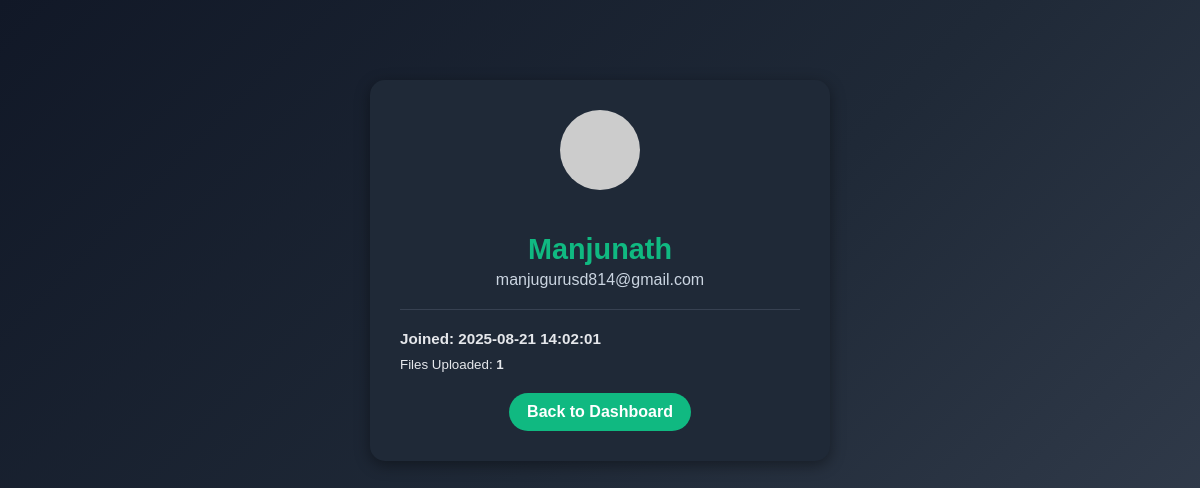
Screenshot of /profile (signed in) with the database file from the repository.
### tables this page shows
CREATE TABLE users (
            id INTEGER PRIMARY KEY AUTOINCREMENT,
            name TEXT,
            username TEXT NOT NULL UNIQUE,
            email TEXT NOT NULL,
            password TEXT NOT NULL,
            created_at TIMESTAMP DEFAULT CURRENT_TIMESTAMP
        );

### app.py (the view)
@app.route("/profile")
def profile():
    if "user_id" not in session:
        return redirect(url_for("auth.login"))
    user, notes_count = get_user_profile(session["user_id"])
    if not user:
        return "User not found"
    return render_template("profile.html", user=user, notes_count=notes_count)

### app.py (called while the page is built)
@app.before_request
def require_login():
    routes_to_avoid = ['dashboard','auth.login','auth.register']
    if request.endpoint not in routes_to_avoid and 'user_id' not in session:
        return redirect(url_for('auth.login'))

### db.py (called while the page is built)
def get_user_profile(user_id):
    conn = sqlite3.connect("notesapp.db")
    c = conn.cursor()
    c.execute("SELECT id, name,username, email, created_at FROM users WHERE id = ?", (user_id,))
    user = c.fetchone()
    username = user[2]
    c.execute("SELECT COUNT(*) from files_metadata where uploaded_by = ?", (username,))
    notes_count = c.fetchone()[0]
    conn.close()
    return user, notes_count

### templates/profile.html (shortened to what this page needs)
<!DOCTYPE html>
<html lang="en">
<head>
</head>
<body>
  <div class="profile-card">
    <img src="https://ui-avatars.com/api/?name={{ user[1] }}&background=0D8ABC&color=fff&rounded=true&size=120"
         alt="User Avatar">
    <h2>{{ user[1] }}</h2>
    <p>{{ user[3] }}</p>
    <hr>
    <div class="profile-info">
      <h6><strong>Joined:</strong> {{ user[4] }}</h6>
      <small>Files Uploaded: <strong>{{ notes_count }}</strong></small>
    </div>
    <a href="/" class="btn-back">Back to Dashboard</a>
  </div>
</body>
</html>

### templates/profile.html (style rules this page uses)
body { font-family: Arial, sans-serif; background: linear-gradient(135deg, #111827, #1f2937, #374151); color: #e5e7eb; margin: 0; padding: 0; display: flex; justify-content: center; align-items: flex-start; min-height: 100vh; }
.profile-card { background: #1f2937; margin-top: 80px; padding: 30px; border-radius: 15px; box-shadow: 0 4px 15px rgba(0,0,0,0.4); max-width: 400px; width: 100%; text-align: center; }
.profile-card img { border-radius: 50%; margin-bottom: 15px; }
.profile-card h2 { margin-bottom: 5px; font-size: 1.8rem; color: #10b981; }
.profile-card p { margin: 5px 0; color: #cbd5e1; }
.profile-card hr { border: none; border-top: 1px solid #374151; margin: 20px 0; }
.profile-info { text-align: left; margin-top: 15px; }
.profile-info h6 { margin: 8px 0; font-size: 0.95rem; color: #e5e7eb; }
.btn-back { display: inline-block; margin-top: 20px; padding: 10px 18px; background: #10b981; color: white; text-decoration: none; border-radius: 25px; font-weight: bold; }

### rows the page displays
users: name "Manjunath", email "manjugurusd814@gmail.com", created_at "2025-08-21 14:02:01"

### other values shown
{{ notes_count }} "1"
